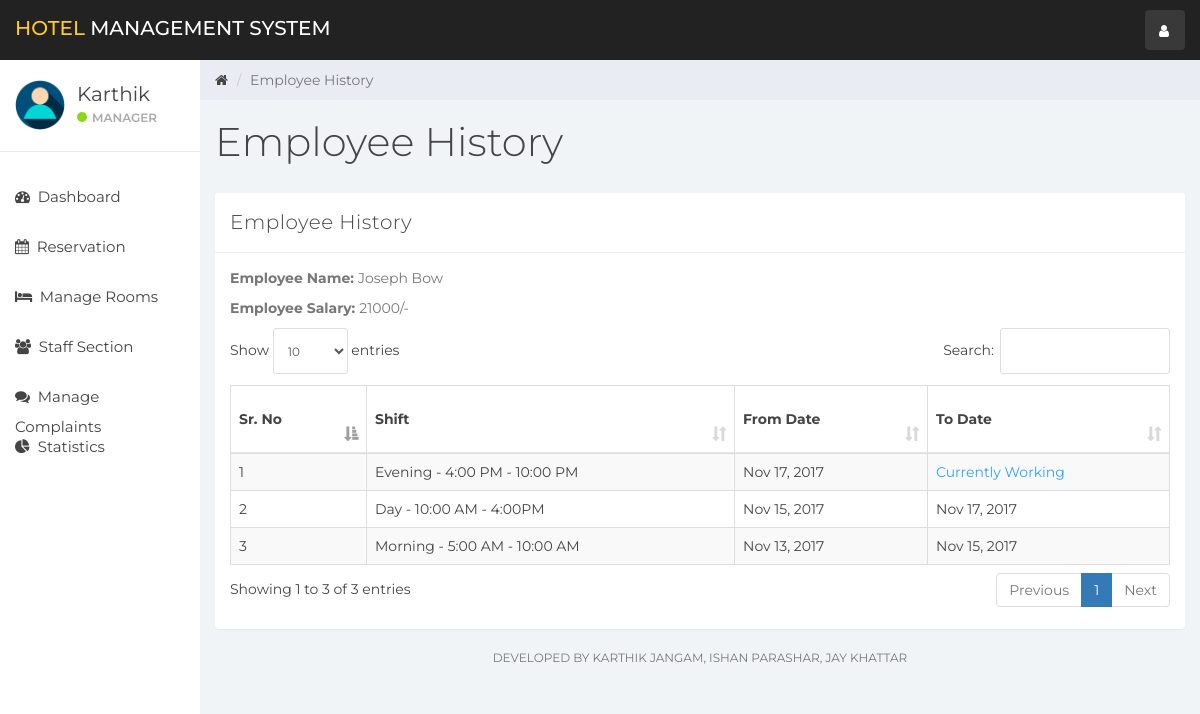
/index.php?emp_history&empid=1 (signed in), run on the app's committed database.
### tables this page shows
CREATE TABLE `user` (
  `id` int(11) NOT NULL,
  `name` varchar(100) NOT NULL,
  `username` varchar(15) NOT NULL,
  `email` varchar(100) NOT NULL,
  `password` varchar(100) NOT NULL,
  `created_at` timestamp NOT NULL DEFAULT CURRENT_TIMESTAMP
);

CREATE TABLE `staff` (
  `emp_id` int(11) NOT NULL,
  `emp_name` varchar(100) NOT NULL,
  `staff_type_id` int(11) NOT NULL,
  `shift_id` int(11) NOT NULL,
  `id_card_type` int(11) NOT NULL,
  `id_card_no` varchar(20) NOT NULL,
  `address` varchar(100) NOT NULL,
  `contact_no` bigint(20) NOT NULL,
  `salary` bigint(20) NOT NULL,
  `joining_date` timestamp NOT NULL DEFAULT CURRENT_TIMESTAMP,
  `updated_at` timestamp NOT NULL DEFAULT CURRENT_TIMESTAMP ON UPDATE CURRENT_TIMESTAMP
);

CREATE TABLE `emp_history` (
  `id` int(11) NOT NULL,
  `emp_id` int(11) NOT NULL,
  `shift_id` int(11) NOT NULL,
  `from_date` timestamp NOT NULL DEFAULT CURRENT_TIMESTAMP,
  `to_date` timestamp NULL DEFAULT NULL,
  `created_at` timestamp NOT NULL DEFAULT CURRENT_TIMESTAMP
);

CREATE TABLE `shift` (
  `shift_id` int(10) NOT NULL,
  `shift` varchar(100) NOT NULL,
  `shift_timing` varchar(100) NOT NULL
);

### emp_history.php (the view, shortened to what this page needs)
<div class="col-sm-9 col-sm-offset-3 col-lg-10 col-lg-offset-2 main">
    <div class="row">
        <ol class="breadcrumb">
            <li><a href="#">
                    <em class="fa fa-home"></em>
                </a></li>
            <li class="active">Employee History</li>
        </ol>
    </div>
    <div class="row">
        <div class="col-lg-12">
            <h1 class="page-header">Employee History</h1>
        </div>
    </div>
    <div class="row">
        <div class="col-lg-12">
            <div class="panel panel-default">
                <div class="panel-heading">Employee History</div>
                <div class="panel-body">
                    <?php
                    if(isset($_GET['empid'])){
                        $emp_id = $_GET['empid'];
                    }else{
                        header('Location:404.php');
                    }
                    $emp = "SELECT * FROM staff WHERE emp_id='$emp_id'";
                    $emp_result = mysqli_query($connection,$emp);
                    $employee = mysqli_fetch_assoc($emp_result);
                    ?>
                    <p><b>Employee Name: </b> <?php echo $employee['emp_name']; ?></p>
                    <p><b>Employee Salary: </b> <?php echo $employee['salary'].'/-'; ?></p>
                    <table class="table table-striped table-bordered table-responsive" cellspacing="0" width="100%"
                           id="rooms">
                        <thead>
                        <tr>
                            <th>Sr. No</th>
                            <th>Shift</th>
                            <th>From Date</th>
                            <th>To Date</th>
                        </tr>
                        </thead>
                        <tbody>
                        <?php
                        $staff_query = "SELECT * FROM emp_history NATURAL JOIN shift WHERE emp_id = '$emp_id' ORDER BY created_at DESC";
                        $staff_result = mysqli_query($connection, $staff_query);
                        if (mysqli_num_rows($staff_result) > 0) {
                            $num = 0;
                            while ($staff = mysqli_fetch_assoc($staff_result)) {
                                $num++;
                                ?>
                                <tr>
                                    <td><?php echo $num; ?></td>
                                    <td><?php echo $staff['shift'].' - '.$staff['shift_timing']; ?></td>
                                    <td><?php echo date('M j, Y', strtotime($staff['from_date'])); ?></td>
                                    <td>
                                        <?php
                                        if ($staff['to_date'] == NULL){
                                            echo "<div class='color-blue'>Currently Working</div>";
                                        }else{
                                            echo date('M j, Y', strtotime($staff['to_date']));
                                        }?>
                                    </td>
                                </tr>
                                <?php
                            }
                        }
                        ?>
                        </tbody>
                    </table>
                </div>
            </div>
        </div>
    </div>
    <div class="row">
        <div class="col-sm-12">
        <p class="back-link">Developed By Karthik Jangam, Ishan Parashar, Jay Khattar</p>
        </div>
    </div>
</div>

### sidebar.php (shortened to what this page needs)
<div id="sidebar-collapse" class="col-sm-3 col-lg-2 sidebar">
    <div class="profile-sidebar">
        <div class="profile-userpic">
            <img src="img/user.png" class="img-responsive" alt="">
        </div>
        <div class="profile-usertitle">
            <div class="profile-usertitle-name"><?php echo $user['name'];?></div>
            <div class="profile-usertitle-status"><span class="indicator label-success"></span>Manager</div>
        </div>
    </div>
    <ul class="nav menu">
    <?php
        if (isset($_GET['dashboard'])){ ?>
            <li class="active">
                <a href="index.php?dashboard"><em class="fa fa-dashboard">&nbsp;</em>
                    Dashboard
                </a>
            </li>
        <?php } else{?>
            <li>
                <a href="index.php?dashboard"><em class="fa fa-dashboard">&nbsp;</em>
                    Dashboard
                </a>
            </li>
        <?php }
        if (isset($_GET['reservation'])){ ?>
            <li class="active">
            <a href="index.php?reservation"><em class="fa fa-calendar">&nbsp;</em>
                    Reservation
                </a>
            </li>
        <?php } else{?>
            <li>
            <a href="index.php?reservation"><em class="fa fa-calendar">&nbsp;</em>
                    Reservation
                </a>
            </li>
        <?php }
        if (isset($_GET['room_mang'])){ ?>
            <li class="active">
                <a href="index.php?room_mang"><em class="fa fa-bed">&nbsp;</em>
                    Manage Rooms
                </a>
            </li>
        <?php } else{?>
            <li>
            <a href="index.php?room_mang"><em class="fa fa-bed">&nbsp;</em>
                    Manage Rooms
                </a>
            </li>
        <?php }
        if (isset($_GET['staff_mang'])){ ?>
            <li class="active">
                <a href="index.php?staff_mang"><em class="fa fa-users">&nbsp;</em>
                    Staff Section
                </a>
            </li>
        <?php } else{?>
            <li>
                <a href="index.php?staff_mang"><em class="fa fa-users">&nbsp;</em>
                    Staff Section
                </a>
            </li>
        <?php }
        if (isset($_GET['complain'])){ ?>
            <li class="active">
                <a href="index.php?complain"><em class="fa fa-comments">&nbsp;</em>
                    Manage Complaints
                </a>
            </li>
        <?php } else{?>
            <li>
                <a href="index.php?complain"><em class="fa fa-comments">&nbsp;</em>
                    Manage Complaints
                </a>
            </li>
        <?php }
        ?>
        <?php
        if (isset($_GET['statistics'])){ ?>
            <li class="active">
                <a href="index.php?statistics"><em class="fa fa-pie-chart">&nbsp;</em>
                    Statistics
                </a>
            </li>
        <?php } else{?>
        <li>
            <a href="index.php?statistics"><em class="fa fa-pie-chart">&nbsp;</em>
                Statistics
            </a>
        </li>
<?php }?>
    </ul>
</div>

### css/styles.css (style rules this page uses)
body { background: #f1f4f7; padding-top: 60px; font-size: 14px; color: #444444; font-family: "Montserrat", "Helvetica Neue", Helvetica, Arial, sans-serif; }
p { color: #777; }
a, a:hover, a:focus { color: #444444; }
h1, h2, h3, h4, h5, h6 { color: #444444; }
h1 { font-weight: 300; font-size: 40px; }
.color-blue { color: #30a5ff; }
.label-success { background-color: #8ad919; }
.panel { border: 0; }
.panel-heading { font-size: 20px; font-weight: 300; letter-spacing: 0.025em; height: 60px; line-height: 38px; }
.panel-default .panel-heading { background: #fff; border-bottom: 1px solid #e9ecf2; color: #444444; }
.sidebar { display: block; padding: 0; display: none; box-shadow: none; background: #fff; }
.sidebar ul { margin: 20px 0px; }
@media (min-width: 768px) { .sidebar { display: block; position: fixed; top: 60px; bottom: 0; left: 0; z-index: 1000; display: block; margin: 0; padding: 0; overflow-x: hidden; overflow-y: auto; } }
.sidebar ul.nav li a { height: 50px; font-size: 15px; line-height: 2em; color: #444444; }
.profile-sidebar { padding: 10px 0; border-bottom: 1px solid #e9ecf2; }
.indicator { width: 10px; height: 10px; display: inline-block; border-radius: 9999px; margin-right: 5px; }
.profile-userpic img { float: left; margin: 10px 0px 0px 15px; width: 50px; height: 50px; border-radius: 9999px !important; }
.profile-usertitle { float: left; text-align: left; margin: 10px 0 0 12px; }
.profile-usertitle-name { font-size: 20px; margin-bottom: 0px; }
.profile-usertitle-status { text-transform: uppercase; color: #aaa; font-size: 12px; font-weight: 600; margin-bottom: 15px; }
.breadcrumb { border-radius: 0; padding: 10px 15px 10px 15px; background: #e9ecf2; margin: 0; }
h1.page-header { margin-top: 20px; border-bottom: 0; }
.table { background: #fff; }
.table > thead > tr > th { border-bottom: 1px solid #e6e7e8; vertical-align: middle; height: 50px; }
p.back-link { text-align: center; margin-bottom: 20px; font-size: 12px; text-transform: uppercase; }

### data on the page
user: name "Karthik"
staff: emp_name "Joseph Bow", salary "21000"
emp_history: shift.shift "Evening", shift.shift_timing "4:00 PM - 10:00 PM", from_date "Nov 17, 2017", shows "Currently Working"
emp_history: shift.shift "Day", shift.shift_timing "10:00 AM - 4:00PM", from_date "Nov 15, 2017", to_date "Nov 17, 2017"
emp_history: shift.shift "Morning", shift.shift_timing "5:00 AM - 10:00 AM", from_date "Nov 13, 2017", to_date "Nov 15, 2017"
